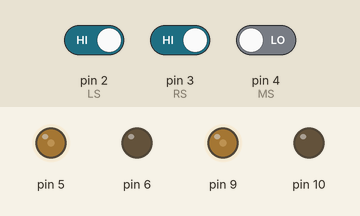
This sketch was run on a simulated Arduino Uno, built with avr-gcc and run on an emulated ATmega328P. On the bench: output pins drawn as LEDs (lit = HIGH). Inputs (shaded band) come from the test bench; at power-on: pin 2 (LS) HIGH, pin 3 (RS) HIGH, pin 4 (MS) LOW.

Above: at 1.2 s.
1.3 s: pin 2 (LS) driven LOW
At 1.6 s:
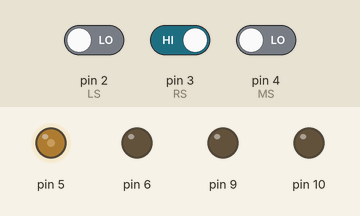
2.8 s: pin 3 (RS) driven LOW
At 3.9 s:
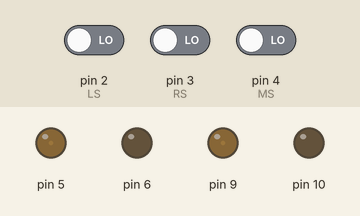
4.3 s: pin 2 (LS) driven HIGH
At 5.1 s:
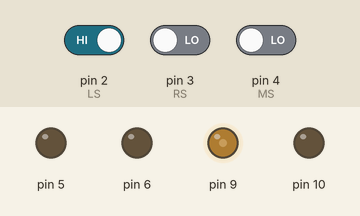
5.8 s: pin 4 (MS) driven HIGH
At 6.2 s:
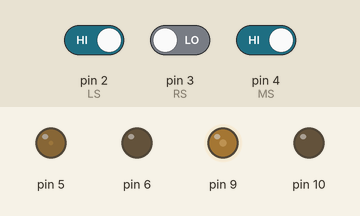
7.3 s: pin 4 (MS) driven LOW
At 8.5 s:
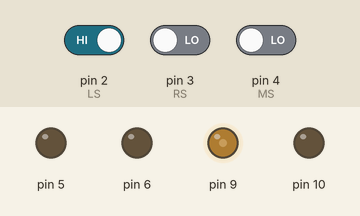
8.8 s: pin 3 (RS) driven HIGH
At 9.7 s:
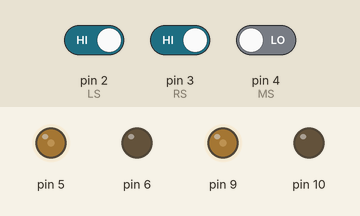
Timing chart, 0 to 11.3 s (numbered marks = the images above; inputs shaded):
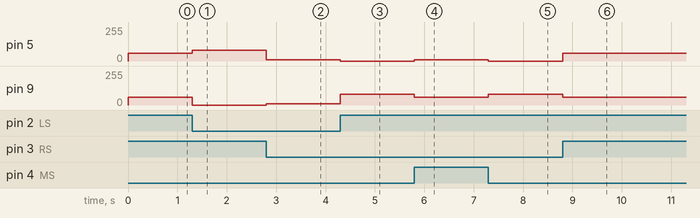

The sketch:

lfr_basic_3_array_001.ino
```cpp
/*------ Arduino Line Follower Code----- */
/*-------definning Inputs------*/
#define LS 2      // left sensor
#define RS 3      // right sensor
#define MS 4
    int val_1 = 60;
    int val_2 = 10;
    int val_3 = 80;
    int val_4 = 0;
/*-------definning Outputs------*/
// 9-10 IN1-IN2 (right)
// 5-6 IN3-IN4 (left)
void setup()
{
  pinMode(LS, INPUT);
  pinMode(RS, INPUT);
  pinMode (MS,INPUT);
}

void loop()
{
  if((!digitalRead(LS)) && digitalRead(MS) &&  (!digitalRead(RS)))     // Move Forward
  {


   analogWrite (9,val_1);
   analogWrite (10,0);
   analogWrite (5,val_1);
   analogWrite (6,0);
  }

  if((!digitalRead(LS)) && digitalRead(MS) &&  (digitalRead(RS)))     // Turn right
  {

   analogWrite (9,val_2);
   analogWrite (10,0);
   analogWrite (5,val_1);
   analogWrite (6,0);
  }

  if((!digitalRead(LS)) && (!digitalRead(MS)) &&  (digitalRead(RS)))     //  extreme right
  {

   analogWrite (9,val_4);
   analogWrite (10,0);
   analogWrite (5,val_3);
   analogWrite (6,0);
  }

  if  (digitalRead(LS) && digitalRead(MS) &&  (!digitalRead(RS)))     // left
  {


   analogWrite (9,val_1);
   analogWrite (10,0);
   analogWrite (5,val_2);
   analogWrite (6,0);
  }
   if  (digitalRead(LS) && (!digitalRead(MS)) &&  (!digitalRead(RS)))     // extreme left
  {


   analogWrite (9,val_3);
   analogWrite (10,0);
   analogWrite (5,val_4);
   analogWrite (6,0);
  }
   if  (digitalRead(LS) && (!digitalRead(MS)) &&  (digitalRead(RS)))     // reverse forward
  {


   analogWrite (9,val_1);
   analogWrite (10,0);
   analogWrite (5,val_1);
   analogWrite (6,0);
  }
   if  ((!digitalRead(LS)) && (!digitalRead(MS)) &&  (!digitalRead(RS)))     // reverse slow*
  {


   analogWrite (9,val_2);
   analogWrite (10,0);
   analogWrite (5,val_2);
   analogWrite (6,0);
  }
   if  (digitalRead(LS) && digitalRead(MS) &&  (digitalRead(RS)))     // slow
  {


   analogWrite (9,val_2);
   analogWrite (10,0);
   analogWrite (5,val_2);
   analogWrite (6,0);
  }
}
```

Measured:
- after the input at 1.3 s, pin 5: 60/255 → 80/255 at once; pin 9: 60/255 → 0/255 at once
- after the input at 2.8 s, pin 5: 80/255 → 10/255 at once; pin 9: 0/255 → 10/255 at once
- after the input at 4.3 s, pin 5: 10/255 → 0/255 at once; pin 9: 10/255 → 80/255 at once
- after the input at 5.8 s, pin 5: 0/255 → 10/255 at once; pin 9: 80/255 → 60/255 at once
- after the input at 7.3 s, pin 5: 10/255 → 0/255 at once; pin 9: 60/255 → 80/255 at once
- after the input at 8.8 s, pin 5: 0/255 → 60/255 at once; pin 9: 80/255 → 60/255 at once
